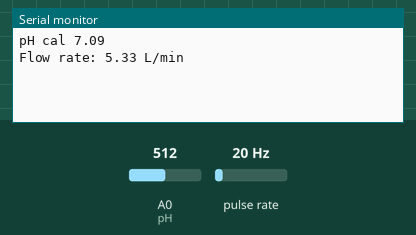
The sketch below on a simulated Arduino Uno, built with avr-gcc and run on an emulated ATmega328P. Parts: the last lines printed to the serial monitor. Wiring (inferred from the names in the program): pulse sensor: data pin 12. The test bench sets the inputs (shaded band); at power-on: pulse rate 20 Hz, A0 (pH) = 512.

Above: at 2.2 s.
2.3 s: pulse rate (sensor on pin 12) set to 4 Hz
At 3.0 s:
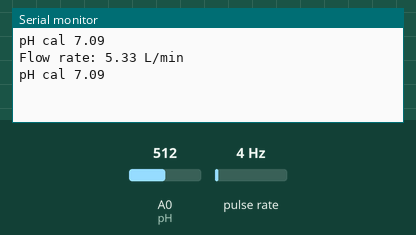
3.8 s: pulse rate (sensor on pin 12) set to 196 Hz
At 5.2 s:
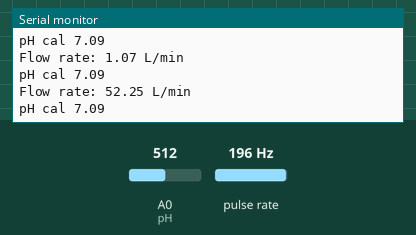
6.8 s: A0 (pH) set to 716
At 7.4 s:
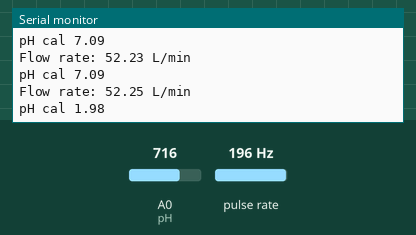
8.3 s: A0 (pH) set to 900
At 9.5 s:
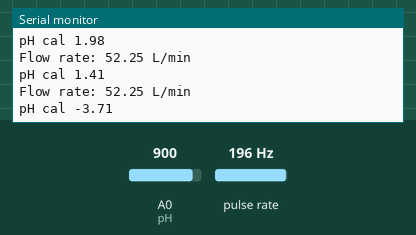
Timing chart, 0 to 10.8 s (numbered marks = the images above; inputs shaded):
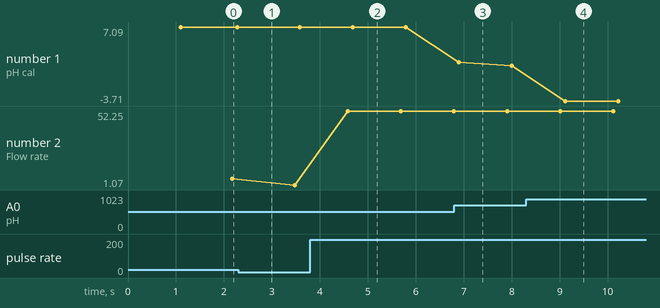

The sketch:

final_arduino.ino
```cpp
// Define the pin to which the water flow sensor is connected
const int sensorPin = 12; // Example pin number, change according to your setup

// Variables to store the flow rate and total volume
float flowRate;
float totalVolume = 0;
unsigned long prevMillis = 0;
const unsigned long interval = 1000; // Read interval in milliseconds

//pH
int pH = A0;

int buf[10];

float ph (float voltage) {
  return 7 + ((2.5 - voltage) / 0.10);
  }


void setup() {

   pinMode(sensorPin, INPUT); // Set sensor pin as input
   pinMode (pH, INPUT);

   Serial.begin(9600);
   delay(1000);
}

void loop()
{
  //Water Flow
  unsigned long currentMillis = millis();

  // Read sensor data every 'interval' milliseconds
  if (currentMillis - prevMillis >= interval) {
    // Calculate flow rate
    float sensorValue = pulseIn(sensorPin, HIGH); // Read the pulse width
    float frequency = 1000.0 / (sensorValue / interval); // Frequency in Hz
    flowRate = frequency / 7.5; // Convert frequency to flow rate in L/min


    // Print flow rate and total volume
    Serial.print("Flow rate: ");
    Serial.print(flowRate);
    Serial.println(" L/min");


    // Reset timer
    prevMillis = currentMillis;
  }

  //pH
  for(int i=0;i<10;i++) {
    buf[i]=analogRead(pH);
    delay(10);
  }

  float avgValue=0;
  for(int i=0;i<10;i++)
  avgValue+=buf[i];

  float pHVol=(float)avgValue*5.0/1024/10;
  float phValue = -5.70*pHVol+21.34;


  Serial.print("pH cal ");
  Serial.println(phValue);
  delay(1000);

}
```

Measured:
- after the input at 3.8 s, the serial monitor: prints a new line after 0.78 s (image 2)
- after the input at 6.8 s, the serial monitor: prints a new line after 0.10 s (image 3)
- after the input at 8.3 s, the serial monitor: prints a new line after 0.81 s (image 4)
- plotted number 1: 7.09 → 1.41 after the input at 6.8 s, 1.41 → -3.71 after the input at 8.3 s
- plotted number 2: 5.33 → 1.07 after the input at 2.3 s, 1.07 → 52.25 after the input at 3.8 s
